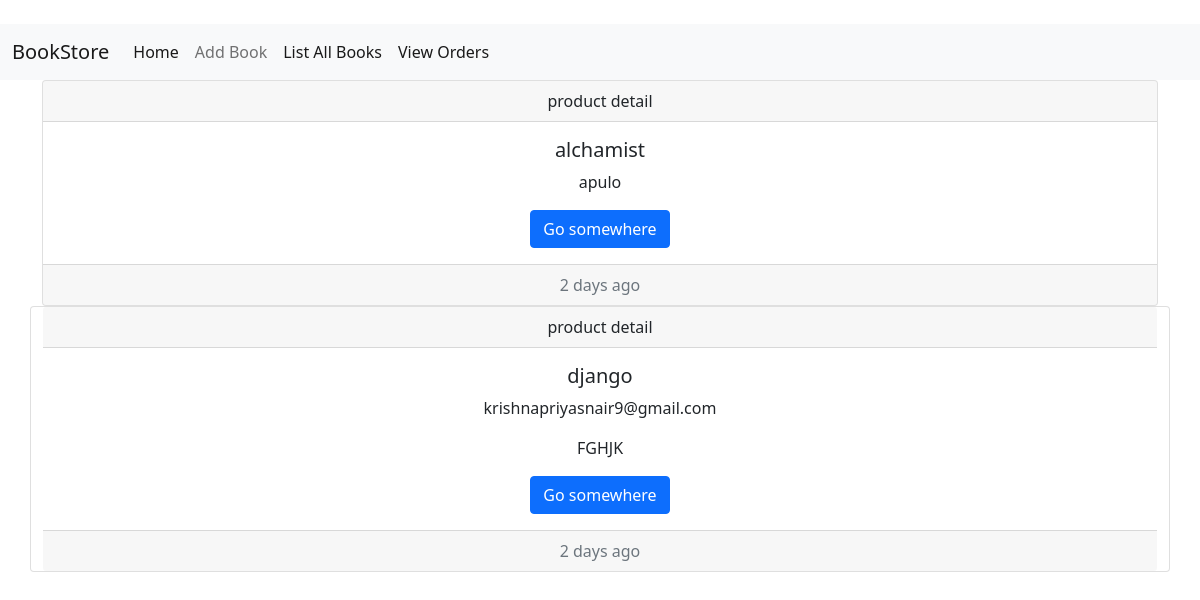
The app's page /owner/order/9 with its own data.
### customer/models.py (models this page shows)
class Orders(models.Model):
    product=models.ForeignKey(Books,on_delete=models.CASCADE)
    user=models.ForeignKey(User,on_delete=models.CASCADE)
    address=models.CharField(max_length=123)
    date=models.DateTimeField(auto_now_add=True,null=True)
    edate=datetime.today()+timedelta(days=5)
    expected_delivary_date=models.DateTimeField(default=edate,null=True)
    options=(
        ("orderplaced","orderplaced"),
        ("dispatched","dispatched"),
        ("in_transit","in_transit"),
        ("delivered","delivered"),
        ("order_cancelled","order_cancelled")
    )
    status=models.CharField(max_length=20,choices=options,default="orderplaced")

### bookadd/models.py (models this page shows, shortened)
class Books(models.Model):
    book_name=models.CharField(max_length=120,unique=True)
    author=models.CharField(max_length=120)
    amount=models.PositiveBigIntegerField()
    copies=models.PositiveBigIntegerField()
    image=models.ImageField(upload_to="images",null=True)

### bookadd/views.py (the view)
# urls.py: path("owner/order/<int:id>",views.OrderDetailView.as_view(),name="orderdetail"),
class OrderDetailView(DetailView):
    model = Orders
    template_name = "order_detail.html"
    context_object_name = "order"
    pk_url_kwarg = "id"

### bookadd/templates/order_detail.html
{%extends 'base.html'%}
{%block body_block%}
<div class="card text-center">
    <div class="card-header">
        product detail
    </div>
    <div class="card-body">
        <h5 class="card-title">{{order.product.book_name}}</h5>
        <p class="card-text">{{order.product.author}}</p>
        <a href="#" class="btn btn-primary">Go somewhere</a>
    </div>
    <div class="card-footer text-muted">
        2 days ago
    </div>
</div>
<div class="row">
    <div class="card text-center">
    <div class="card-header">
        product detail
    </div>
    <div class="card-body">
        <h5 class="card-title">{{order.user.username}}</h5>
        <p class="card-text">{{order.user.email}}</p>
        <p class="card-text">{{order.address}}</p>
        <a href="#" class="btn btn-primary">Go somewhere</a>
    </div>
    <div class="card-footer text-muted">
        2 days ago
    </div>
</div>
</div>
{%endblock%}

### records on screen
Orders: product.book_name "alchamist", product.author "apulo", user.username "django", user.email "krishnapriyasnair9@gmail.com", address "FGHJK"
